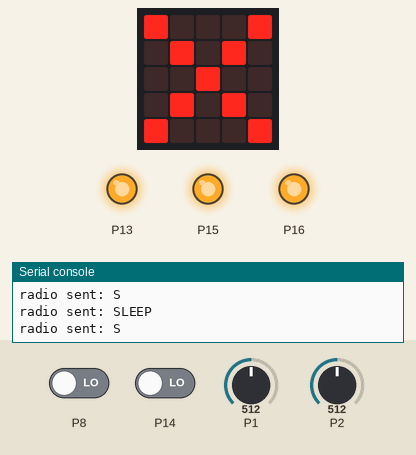
A program run on a simulated BBC micro:bit (MakeCode). Shown: the board's 5×5 LED display, output pins drawn as LEDs (lit = HIGH), the last lines printed to the serial console. Inputs (shaded band) come from the test bench; at power-on: P8 LOW, P14 LOW, P1 = 512, P2 = 512 (analog values on the 0–1023 scale). No radio messages arrive unless stated (any console line starting 'radio sent:' is added by the test bench).

Above: at 1.9 s.
2.0 s: P8 driven HIGH
At 2.6 s:
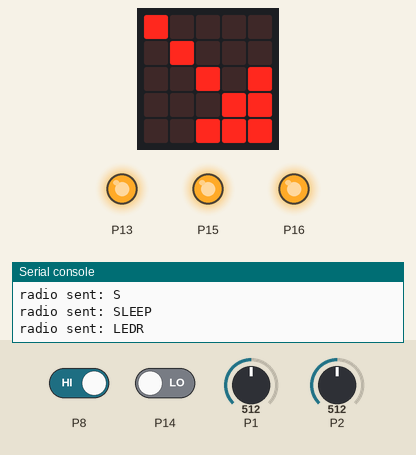
4.2 s: P14 driven HIGH
At 4.7 s:
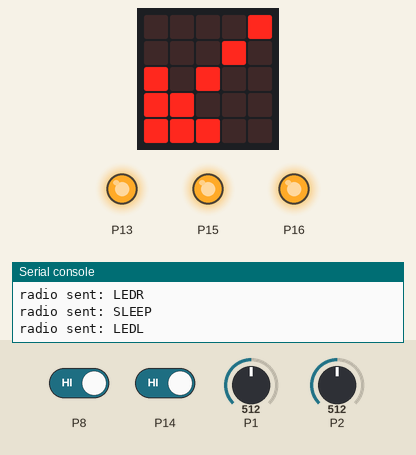
7.1 s: P1 set to 541
8.9 s: P1 set to 558
At 9.7 s:
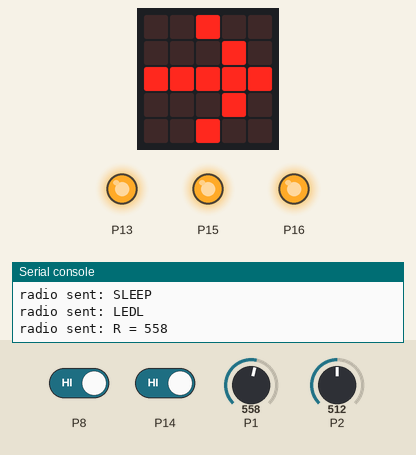
12.4 s: P2 set to 544
14.3 s: P2 set to 562
At 15.0 s:
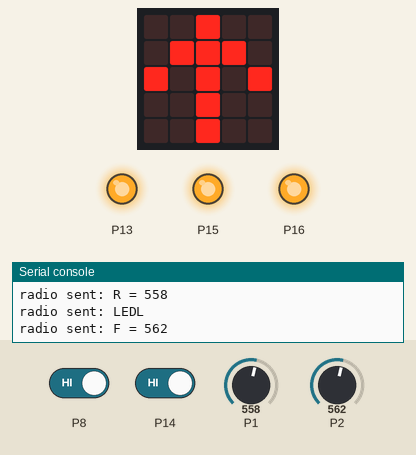
Timing chart, 0 to 17.3 s (numbered marks = the images above; inputs shaded):
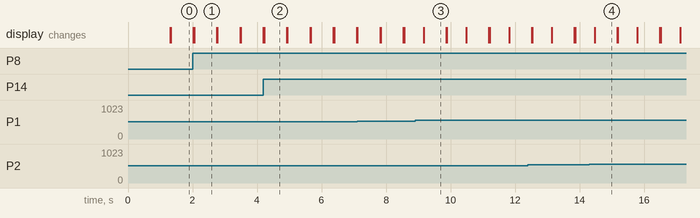

Measured:
- the behaviour switches between 550 and 551 on P1 (found by bisection; images 2 and 3)
- the behaviour switches between 550 and 551 on P2 (found by bisection; images 3 and 4)
- after the input at 2.0 s, the display: first differs from a run without the input after 0.05 s (image 1)
- after the input at 4.2 s, the display: changes at once (image 2)
- after the input at 8.9 s, the display: changes after 0.27 s (image 3)
- after the input at 14.3 s, the display: changes after 0.16 s (image 4)
- what the display in image 1 shows lasts 0.8 s, from 2.0 s to 2.8 s

The program:

main.ts
```typescript
let FR = 0
let LR = 0
basic.showIcon(IconNames.No)
radio.setGroup(200)
pins.digitalWritePin(DigitalPin.P13, 1)
pins.digitalWritePin(DigitalPin.P14, 1)
pins.digitalWritePin(DigitalPin.P15, 1)
pins.digitalWritePin(DigitalPin.P16, 1)
pins.digitalWritePin(DigitalPin.P8, 1)
basic.forever(function () {
    if (pins.digitalReadPin(DigitalPin.P8) == 0) {
        pins.digitalWritePin(DigitalPin.P8, 1)
        radio.sendString("S")
        basic.showIcon(IconNames.No)
    } else if (pins.digitalReadPin(DigitalPin.P14) == 0) {
        pins.digitalWritePin(DigitalPin.P14, 1)
        radio.sendString("LEDR")
        basic.showArrow(ArrowNames.SouthEast)
    } else if (pins.digitalReadPin(DigitalPin.P16) == 0) {
        pins.digitalWritePin(DigitalPin.P16, 1)
        radio.sendString("LEDL")
        basic.showArrow(ArrowNames.SouthWest)
    } else if (pins.digitalReadPin(DigitalPin.P13) == 0) {
        pins.digitalWritePin(DigitalPin.P13, 1)
        radio.sendString("LEDALL")
        basic.showIcon(IconNames.Heart)
    } else if (input.buttonIsPressed(Button.A)) {
        radio.sendString("DOWN")
    } else if (input.buttonIsPressed(Button.B)) {
        radio.sendString("UP")
    } else if (input.isGesture(Gesture.Shake)) {
        radio.sendString("S")
        basic.showIcon(IconNames.No)
    } else if (pins.digitalReadPin(DigitalPin.P15) == 0) {
        pins.digitalWritePin(DigitalPin.P15, 1)
        radio.sendString("LEDOFF")
    }
    LR = pins.analogReadPin(AnalogReadWritePin.P1)
    FR = pins.analogReadPin(AnalogReadWritePin.P2)
    if (FR > 550 && (LR > 400 && LR < 600)) {
        radio.sendValue("F", pins.analogReadPin(AnalogReadWritePin.P2))
        basic.showArrow(ArrowNames.North)
    } else if (FR < 450 && (LR > 400 && LR < 600)) {
        radio.sendValue("B", pins.analogReadPin(AnalogReadWritePin.P2))
        basic.showArrow(ArrowNames.South)
    } else if (LR < 450 && (FR > 400 && FR < 600)) {
        radio.sendValue("L", pins.analogReadPin(AnalogReadWritePin.P1))
        basic.showArrow(ArrowNames.West)
    } else if (LR > 550 && (FR > 400 && FR < 600)) {
        radio.sendValue("R", pins.analogReadPin(AnalogReadWritePin.P1))
        basic.showArrow(ArrowNames.East)
    } else {
        radio.sendString("SLEEP")
    }
    basic.pause(100)
    basic.clearScreen()
})
```

test.ts
```typescript
// Hier kann man Tests durchführen; diese Datei wird nicht kompiliert, wenn dieses Paket als Erweiterung verwendet wird.
```
